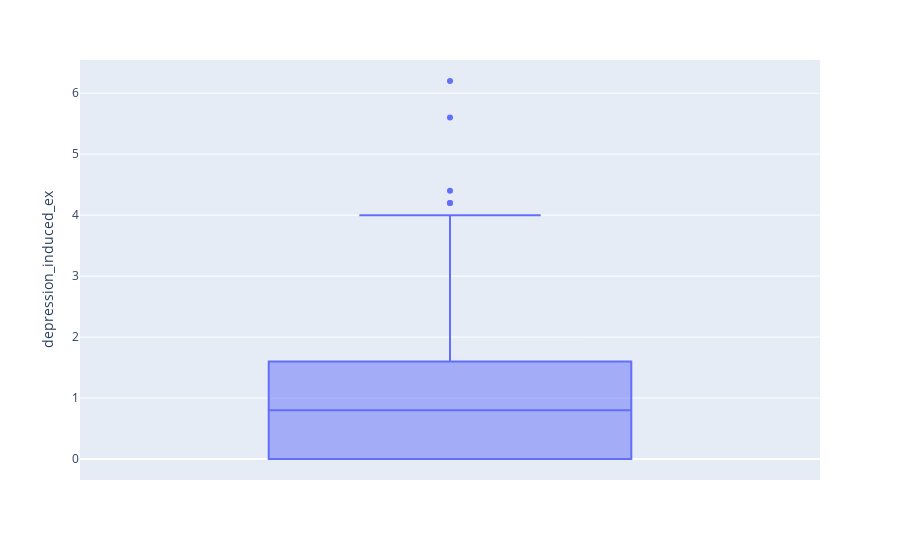

Notebook cell for this chart:
### Markdown cell above
### **Depression_induced_ex**

### Code cell
fig = px.box(subset, y='depression_induced_ex')
fig.show()

### Figure 1 — Plotly figure (JSON) as saved in the notebook; plotly's stock layout.template omitted (floating-point values rounded to 4 significant figures; data arrays with more than 128 entries replaced by an {"elided": "..."} marker saying what was removed)
{"data": [{"alignmentgroup": "True", "hovertemplate": "depression_induced_ex=%{y}<extra></extra>", "legendgroup": "", "marker": {"color": "#636efa"}, "name": "", "notched": false, "offsetgroup": "", "orientation": "v", "showlegend": false, "type": "box", "x0": " ", "xaxis": "x", "y": {"elided": "303 float values"}, "y0": " ", "yaxis": "y"}], "layout": {"boxmode": "group", "legend": {"tracegroupgap": 0}, "margin": {"t": 60}, "xaxis": {"anchor": "y", "domain": [0, 1]}, "yaxis": {"anchor": "x", "domain": [0, 1], "title": {"text": "depression_induced_ex"}}}}
